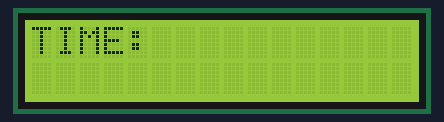
The sketch below on a simulated ESP32. Shown: 16×2 character LCD. WiFi joins after 1.5 s; servers stay silent unless stated; the local clock reads 2024-03-15 10:24:30 at power-on unless the sketch sets it; what the sketch prints to the serial monitor is not drawn.

Above: at 0.1 s.
At 1.6 s:
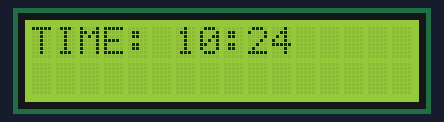
At 30.8 s:
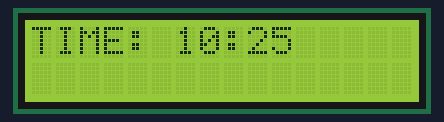
At 90.1 s:
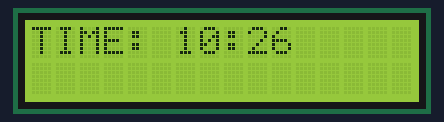

The sketch:

NTP_Time_Display.ino
```cpp
#include <Wire.h>
#include <LiquidCrystal_I2C.h>
LiquidCrystal_I2C lcd(0x3F, 16, 2);

#include <WiFi.h>
#include "time.h"
const char* ssid       = "speechbee";
const char* password   = "speechbee";

const char* ntpServer = "pool.ntp.org";
const long  gmtOffset_sec = 3600 * 5.5;
const int   daylightOffset_sec = 0;

/////////////////////////////////////////////////////////////////////////////////////////////////////
////////////////////////////                   Void Setup                  //////////////////////////
/////////////////////////////////////////////////////////////////////////////////////////////////////

void setup() {
  ////// Setting the basic display //////
  Serial.begin(9600);
  lcd.begin();
  lcd.backlight();
  lcd.setCursor(0, 0);
  lcd.print("TIME: ");

  ////// Setting up the wifi connection fpt NTP //////
  Serial.printf("Connecting to %s ", ssid);
  WiFi.begin(ssid, password);
  while (WiFi.status() != WL_CONNECTED) {
    delay(500);
    Serial.print(".");
  }
  Serial.println(" CONNECTED");

  //init and get the time
  configTime(gmtOffset_sec, daylightOffset_sec, ntpServer);
  printLocalTime();

  //disconnect WiFi as it's no longer needed
  WiFi.disconnect(true);
  WiFi.mode(WIFI_OFF);

  ////// Blynk Setup //////
}

/////////////////////////////////////////////////////////////////////////////////////////////////////
////////////////////////////                   Void Loop                   //////////////////////////
/////////////////////////////////////////////////////////////////////////////////////////////////////

void loop() {
  delay(1000);
  printLocalTime();

}

/////////////////////////////////////////////////////////////////////////////////////////////////////
////////////////////////////// Function for Printing Time on the display ////////////////////////////
/////////////////////////////////////////////////////////////////////////////////////////////////////

void printLocalTime()
{
  struct tm timeinfo;
  if (!getLocalTime(&timeinfo)) {
    Serial.println("Failed to obtain time");
    return;
  }
  Serial.println(&timeinfo, "%H:%M");
  lcd.setCursor(6, 0);
  lcd.print(&timeinfo, "%H:%M");
}
```

Measured:
- what the display in image 1 shows lasts 29.1 s, from 1.6 s to 30.7 s
- what the display in image 2 shows lasts 59.4 s, from 30.7 s to 90.1 s
